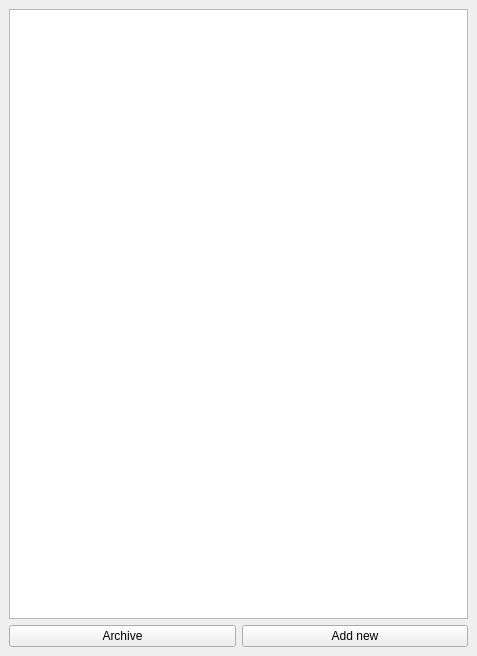
<?xml version="1.0" encoding="UTF-8"?>
<ui version="4.0">
 <class>MainWindow</class>
 <widget class="QMainWindow" name="MainWindow">
  <property name="windowModality">
   <enum>Qt::NonModal</enum>
  </property>
  <property name="geometry">
   <rect>
    <x>0</x>
    <y>0</y>
    <width>477</width>
    <height>656</height>
   </rect>
  </property>
  <property name="windowTitle">
   <string>Notes</string>
  </property>
  <widget class="QWidget" name="centralwidget">
   <layout class="QVBoxLayout" name="verticalLayout">
    <item>
     <widget class="QListWidget" name="listWidget">
      <property name="selectionMode">
       <enum>QAbstractItemView::MultiSelection</enum>
      </property>
     </widget>
    </item>
    <item>
     <layout class="QHBoxLayout" name="horizontalLayout">
      <item>
       <widget class="QPushButton" name="pushButton_archive">
        <property name="text">
         <string>Archive</string>
        </property>
       </widget>
      </item>
      <item>
       <widget class="QPushButton" name="pushButton">
        <property name="text">
         <string>Add new</string>
        </property>
       </widget>
      </item>
     </layout>
    </item>
   </layout>
  </widget>
  <widget class="QMenuBar" name="menubar">
   <property name="geometry">
    <rect>
     <x>0</x>
     <y>0</y>
     <width>477</width>
     <height>26</height>
    </rect>
   </property>
  </widget>
 </widget>
 <resources/>
 <connections/>
</ui>
